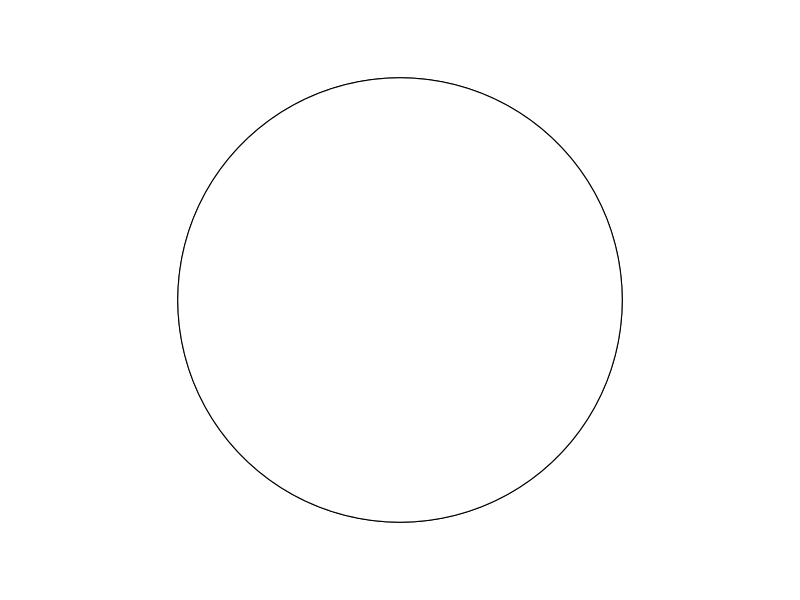
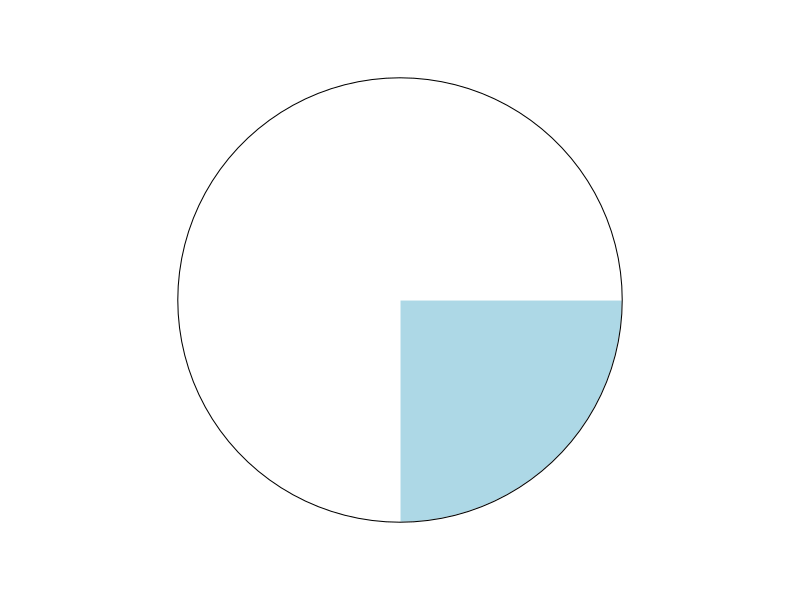
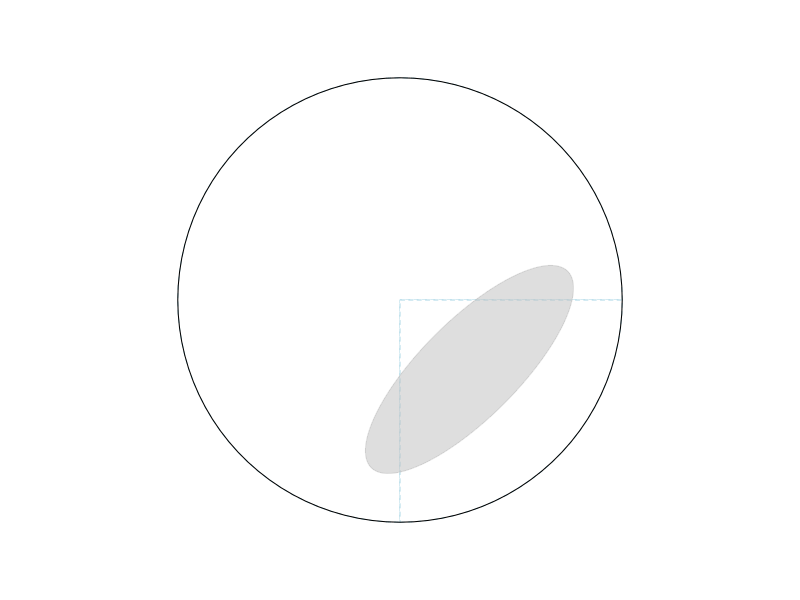
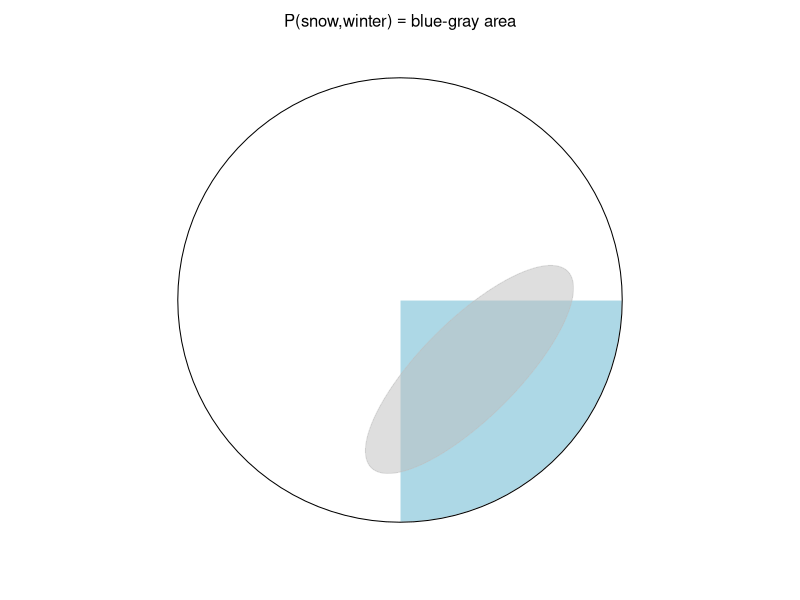
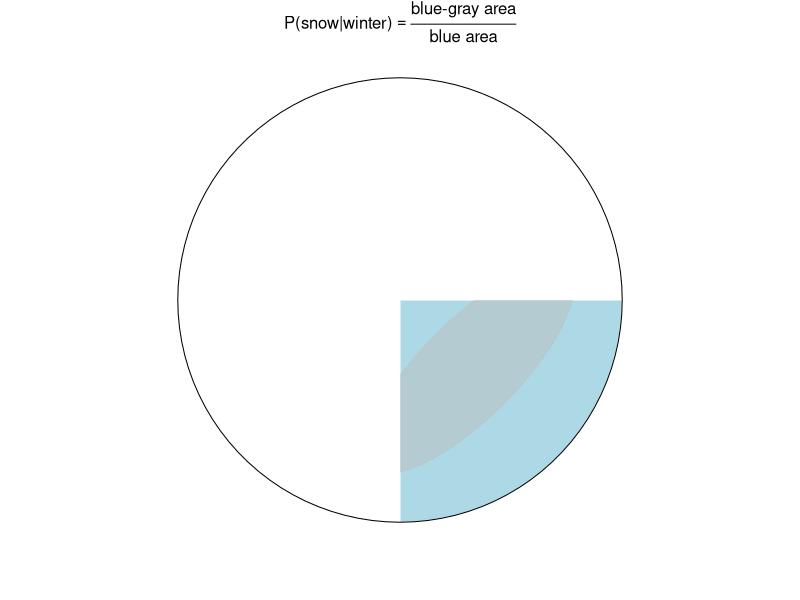
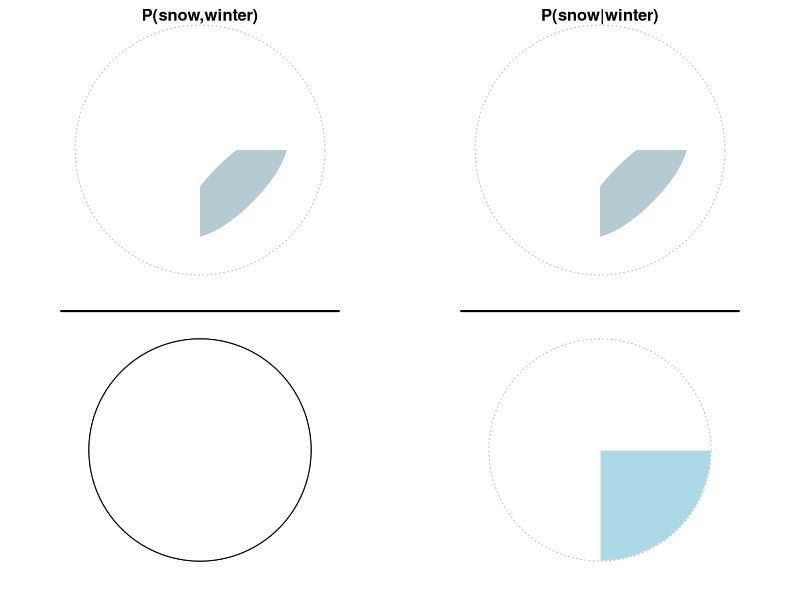
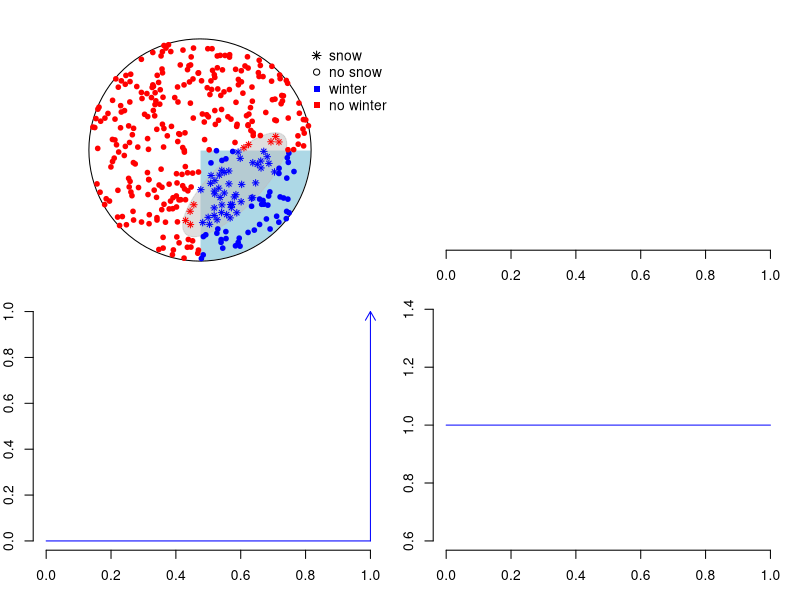
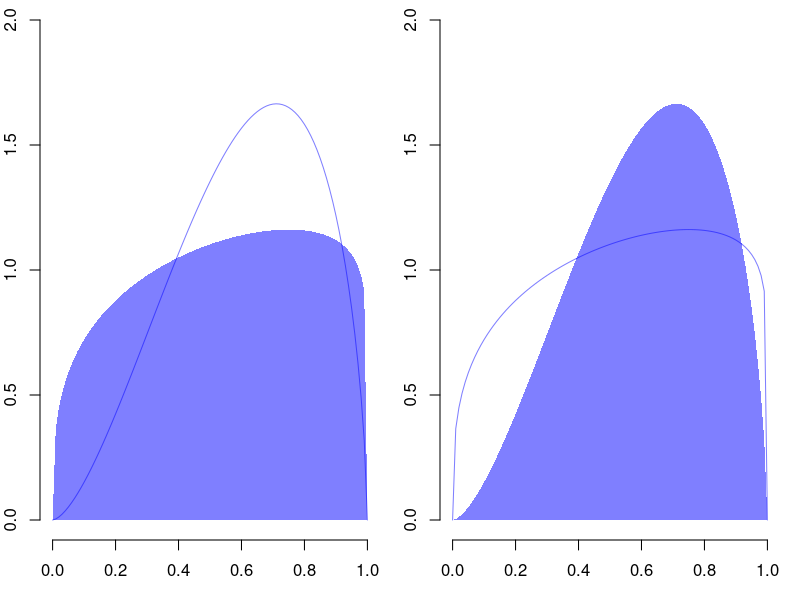

Recreate these plots in R, in order.
## ---- chunk 1
knitr::opts_chunk$set(echo = TRUE, dpi = 300, fig.align = 'center')
## ---- chunk 2
library(plotrix)
library(magrittr)
par(mar = c(0,0,0,0))
pie(c(3,1), labels = "")
draw.circle(0,0,.8, col ="white")
## ---- chunk 3
draw_pie = function() {
  par(mar = c(0,0,0,0))
  pie(c(3,1), labels = "", border = "white")
  draw.circle(0,0,.8)
}
draw_pie()
## ---- chunk 4
e.rot = 45
h.e = .25
k.e = -.25
a.e = .5
b.e = .175
draw_ellipse = function() {
  draw.ellipse(h.e,k.e,a.e,b.e , angle = e.rot,
               col = adjustcolor("grey",alpha = .5),
               border = adjustcolor("grey",alpha = .5)) 
}
par(mar = c(0,0,0,0))
pie(c(3,1), labels = "", border = "lightblue", col = "white", lty = 2)
draw.circle(0,0,.8, col =adjustcolor("white",alpha = 0))
draw_ellipse()
## ---- chunk 5
draw_pie()
e.rot = 45
h.e = .25
k.e = -.25
a.e = .5
b.e = .175
draw_ellipse = function() {
  draw.ellipse(h.e,k.e,a.e,b.e , angle = e.rot,
               col = adjustcolor("grey",alpha = .5),
               border = adjustcolor("grey",alpha = .5)) 
}
draw_ellipse()
text(0,1,expression("P(snow,winter)" =="blue-gray area"))
## ---- chunk 6
par(mar = c(0,0,0,0))
pie(c(3,1), labels = "", border = "white")
draw.circle(0,0,.8)
text(0,1,expression("P(snow|winter)" == frac("blue-gray area", "blue area")))
draw_ellipse()
rect(0,0,.7,.2, col = "white", border = NA)
rect(0,0,-.2,-.7, col = "white", border = NA)
## ---- chunk 7
par(mar = c(0,0,0,0), mfrow = c(2,2))

pie(c(3,1), labels = "", ylim = c(0,-.5))
draw.circle(0,0,.9, col ="white", lty = 3, border = "grey")
draw.ellipse(h.e,k.e,a.e,b.e , col = "lightblue", angle = e.rot, border = "lightblue")
draw_ellipse()
rect(0,0,.7,.2, col = "white", border = NA)
rect(0,0,-.2,-.7, col = "white", border = NA)
title("P(snow,winter)",line = -1.25)

pie(c(3,1), labels = "", ylim = c(0,-.5))
draw.circle(0,0,.9, col ="white", lty = 3, border = "grey")
draw.ellipse(h.e,k.e,a.e,b.e , col = "lightblue", angle = e.rot, border = "lightblue")
draw_ellipse()
rect(0,0,.7,.2, col = "white", border = NA)
rect(0,0,-.2,-.7, col = "white", border = NA)
title("P(snow|winter)",line = -1.25)

pie(c(3,1), labels = "")
draw.circle(0,0,.8, col ="white")
lines(c(-1,1),c(1,1), lwd = 2)

pie(c(3,1), labels = "", border = "white")
draw.circle(0,0,.8, lty = 3, border = "grey")
lines(c(-1,1),c(1,1), lwd = 2)
## ---- chunk 8
shift_rotate = function(xy,shift_x, shift_y, angle) {
  theta = 2*pi/(1/(angle/360))
  trans.mat = transf = matrix(c(cos(theta),-sin(theta),sin(theta),cos(theta)),nrow = 2)
  
  x.e = xy[1] - shift_x
  y.e = xy[2] - shift_y
  
  xy_transf = trans.mat %*% matrix(c(x.e,y.e))
  
  return(xy.r = c(
    x.r = shift_x + xy_transf[1],
    y.r = shift_y + xy_transf[2]  
  ))
}

in_ellipse = function(xy,h,k,a,b, e.rot) {
  xy.r = shift_rotate(xy,h,k,e.rot)
  (xy.r[1]-h)^2/a^2 + (xy.r[2]-k)^2/b^2 <= 1
}

rpoint_in_circle = function() {
  r = 0.8 * sqrt(runif(1))
  theta = runif(1) * 2 * pi
  return(c(0 + r * cos(theta),
           0 + r * sin(theta)))
}

## ---- chunk 9
set.seed(123)

# draw the background
draw_pie()
draw_ellipse()

N = 365
is.winter = vector(length = N) # vector to count winter days
is.snow = vector(length = N) # vector to count snow days

for (k in 1:N) {
  # generate random point with custom function
  xy = rpoint_in_circle()
  
  # check if it is a snow day, i.e. in ellipse, with custom function
  is.snow[k] = in_ellipse(xy,h.e,k.e,a.e,b.e,e.rot)
  # check if it is a winter day
  is.winter[k] = xy[1] > 0 & xy[2] < 0
  
  # plot points
  points(xy[1],xy[2],
         pch = ifelse(is.snow[k] == T,8,21), cex = .75,
         bg = ifelse(is.winter[k] == T,"blue","red"),
         col = ifelse(is.winter[k] == T,"blue","red"))
}
legend(.75,.8,
       pch = c(8,21,15,15), bty = "n",
       col = c("black","black","blue","red"),
       legend = c("snow","no snow", "winter", "no winter"))
## ---- chunk 10
N_winter = sum(is.winter)
P_winter = N_winter/N
P_winter %>% round(2)
## ---- chunk 11
N_snow = sum(is.snow)
P_snow = N_snow/N
P_snow %>% round(2)
## ---- chunk 12
# logical indexing:
# is.snow[is.winter] returns only those entries of the 
# vector is.snow that are at positions where the 
# value for is.winter is TRUE
N_winter_and_snow = sum(is.snow[is.winter]) 
P_winter_and_snow = N_winter_and_snow/N
P_winter_and_snow %>% round(2)
## ---- chunk 13
P_snow_given_winter = N_winter_and_snow/N_winter
P_snow_given_winter %>% round(2)
## ---- chunk 14
P_snow_given_winter = P_winter_and_snow/P_winter
## ---- chunk 15
par(mar=c(3,2,0,1))
plot(0, type = "n", xlim = c(0,1), 
     yaxt = "n", ylab = "", 
     xlab = "p",
     bty = "n")
## ---- chunk 16
par(mar=c(3,2,0,1))
plot(0,type = "n",
     ylim = c(0,1.01),
     xlim = c(0,1),
     ylab = "", xlab = "p",
     bty = "n")
arrows(1,0,1,1, col = "blue", length = .1)
lines(c(0,1),c(0,0), col = "blue")
## ---- chunk 17
par(mar=c(3,2,0,1))
curve(dbeta(x,1,1),
      ylab = "density", 
      xlab = "p", 
      bty = "n",
      col = "blue")
## ---- chunk 18
par(mar=c(3,2,0,1))
filled.beta = function(a = 1, b = 1, col = "blue", border = NA, ylim = NULL, add = F) {
  x = seq(0,1,.01)
  y = dbeta(x,a,b)
  x.poly <- c(x, tail(x,1), head(x,1))
  y.poly <- c(y, 0, 0)
  if (is.null(ylim)) ylim = c(0,max(y))
  if (add == FALSE)
    plot(0,type = "n", ylim = ylim, xlab = "p", ylab = "density", xlim = c(0,1), bty = "n")
  polygon(x.poly, y.poly, col=col, border=border)
}
par(mfrow = c(1,2))
filled.beta(1.3,1.1, col = adjustcolor("blue", alpha = .5), ylim = c(0,2))
curve(dbeta(x,1.3*2,1.1*1.5), col = adjustcolor("blue", alpha = .5), add = T)
filled.beta(1.3*2,1.1*1.5, col = adjustcolor("blue", alpha = .5), ylim = c(0,2))
curve(dbeta(x,1.3,1.1), col = adjustcolor("blue", alpha = .5), add = T)
## ---- chunk 19
p = seq(0,1,length.out = 100)
prior = dbeta(p,2,1.5)
prior = prior/sum(prior)
plot(p,
     prior,
     ylab = "density",
     main = "Prior",
     type = 'l',
     xlab = "p",
     bty = "n",
     col = "blue")
## ---- chunk 20
trials = 4
successes = 3
likelihood = dbinom(successes,size = trials, prob = p)
likelihood = likelihood/sum(likelihood)
plot(p,
     likelihood,
     ylab = "density",
     main = "Likelihood",
     type = 'l',
     xlab = "p",
     bty = "n",
     col = "red")
## ---- chunk 21
prior_x_likelihood = prior * likelihood
## ---- chunk 22
plot(p,
     prior_x_likelihood,
     type = 'l',
     xlab = "p",
     ylab = "density",
     bty = "n",
     col = "violet",
     lty = 3,
     main = "prior * likelihood",
     lwd = 2)
## ---- chunk 23
s = sum(prior_x_likelihood)
posterior = prior_x_likelihood/s
c(1/s, sum(posterior))
## ---- chunk 24
par(mar = c(5.1,4.1,1,2.1))
plot(p,prior_x_likelihood,'l',
     ylim = c(0,0.025),ylab = "density",
     col = "violet", lty = 3, lwd = 2)
m = c(10,25,50)
for (k in 1:length(m)) {
  lines(p,prior_x_likelihood*m[k])
  text(p[which.max(prior_x_likelihood)],
       max(prior_x_likelihood*m[k]),
       paste0("* ",m[k]), pos = 3)
}
lines(p,prior_x_likelihood*1/s,
      col = "violet", lwd = 2)
text(p[which.max(prior_x_likelihood)],
     max(posterior),
     paste0("* ",1/s), pos = 3)
## ---- chunk 25
par(mar = c(5.1,4.1,1,2.1))
plot(p,
     posterior,
     type = 'l',
     xlab = "p",
     ylab = "density",
     col = "violet",
     lwd = 2)
lines(p,prior * likelihood,col = "violet", lty = 3)
lines(p,prior,col = "blue")
lines(p,likelihood,col = "red")
legend("topleft",
       col = c("blue","red","violet"),
       lty = 1,
       legend = c("Prior","Likelihood","Posterior"), 
       bty = "n")
## ---- chunk 26
trials = 20
successes = 15
likelihood = dbinom(successes,size = trials, prob = p)
likelihood = likelihood/sum(likelihood)
posterior = prior * likelihood
posterior = posterior/sum(posterior)
par(mar = c(5.1,4.1,1,2.1))
plot(p,
     posterior,
     ylab = "density",
     type = 'l',
     xlab = "p",
     col = "violet",
     lwd = 2)
lines(p,prior,col = "blue")
lines(p,likelihood,col = "red")
legend("topleft",
       col = c("blue","red","violet"),
       lty = 1,
       legend = c("Prior","Likelihood","Posterior"), 
       bty = "n")
## ---- chunk 27
p_grid = seq(0,1,by = .05)
prior = dbeta(p_grid,2,1)
plot(p_grid, prior, type = "h", col = "blue",
     ylab = "density", main = "Prior")
## ---- chunk 28
likelihood = dbinom(10,13,p_grid)
plot(p_grid, likelihood, type = "h", col = "red",
     ylab = "density", main = "Likelihood")
## ---- chunk 29
posterior = prior * likelihood
plot(p_grid, posterior, type = "h", col = "violet", 
     ylab = "density", main = "Posterior")
## ---- chunk 30
par(mar = c(5.1,4.1,1,2.1))
ylim = c(0,max(c(likelihood,posterior,prior)))
plot(p_grid, prior, type = "h",col = "blue", 
     ylab = "density", ylim = ylim)
lines(p_grid+.005, likelihood, type = "h", col = "red")
lines(p_grid-.005, posterior, type = "h", col = "violet")
legend("topleft",col = c("blue","red","violet"),
       lty = 1, legend = c("Prior","Likelihood","Posterior"), 
       bty = "n")
## ---- chunk 31
n_prior = prior/sum(prior)
n_likelihood = likelihood/sum(likelihood)
n_posterior = posterior/sum(posterior)
n_ylim = c(0,max(c(n_likelihood,n_posterior,n_prior)))
par(mar = c(5.1,4.1,1,2.1))
plot(p_grid, n_prior, type = "h", col = "blue", 
     ylab = "normalized density", ylim = n_ylim)
lines(p_grid+.005, n_likelihood, type = "h", col = "red")
lines(p_grid-.005, n_posterior, type = "h", col = "violet")
legend("topleft",col = c("blue","red","violet"),
       lty = 1, legend = c("Prior","Likelihood","Posterior"), 
       bty = "n")
## ---- chunk 32
par(mar = c(5.1,4.1,1,2.1))
plot(p_grid, n_prior, col = "blue", type = "l", 
     ylab = "normalized density", ylim = n_ylim)
lines(p_grid+.005, n_likelihood, col = "red")
lines(p_grid-.005, n_posterior, col = "violet")
legend("topleft",col = c("blue","red","violet"),
       lty = 1, legend = c("Prior","Likelihood","Posterior"), 
       bty = "n")
## ---- chunk 33
fp_grid = seq(0,1,by = .001)
f_prior = dbeta(fp_grid,2,1)
f_likelihood = dbinom(10,13,fp_grid)
f_posterior = f_prior * f_likelihood

f_prior = f_prior/sum(f_prior)
f_posterior = f_posterior/sum(f_posterior)
f_likelihood = f_likelihood/sum(f_likelihood)
f_ylim = c(0,max(c(f_likelihood,f_posterior,f_prior)))

par(mar = c(5.1,4.1,1,2.1))
plot(fp_grid, f_prior, type = "l", col = "blue",
     ylab = "normalized density", ylim = f_ylim)
lines(fp_grid+.005, f_likelihood, col = "red")
lines(fp_grid-.005, f_posterior, col = "violet")
legend("topleft",col = c("blue","red","violet"),
       lty = 1, legend = c("Prior","Likelihood","Posterior"), 
       bty = "n")
